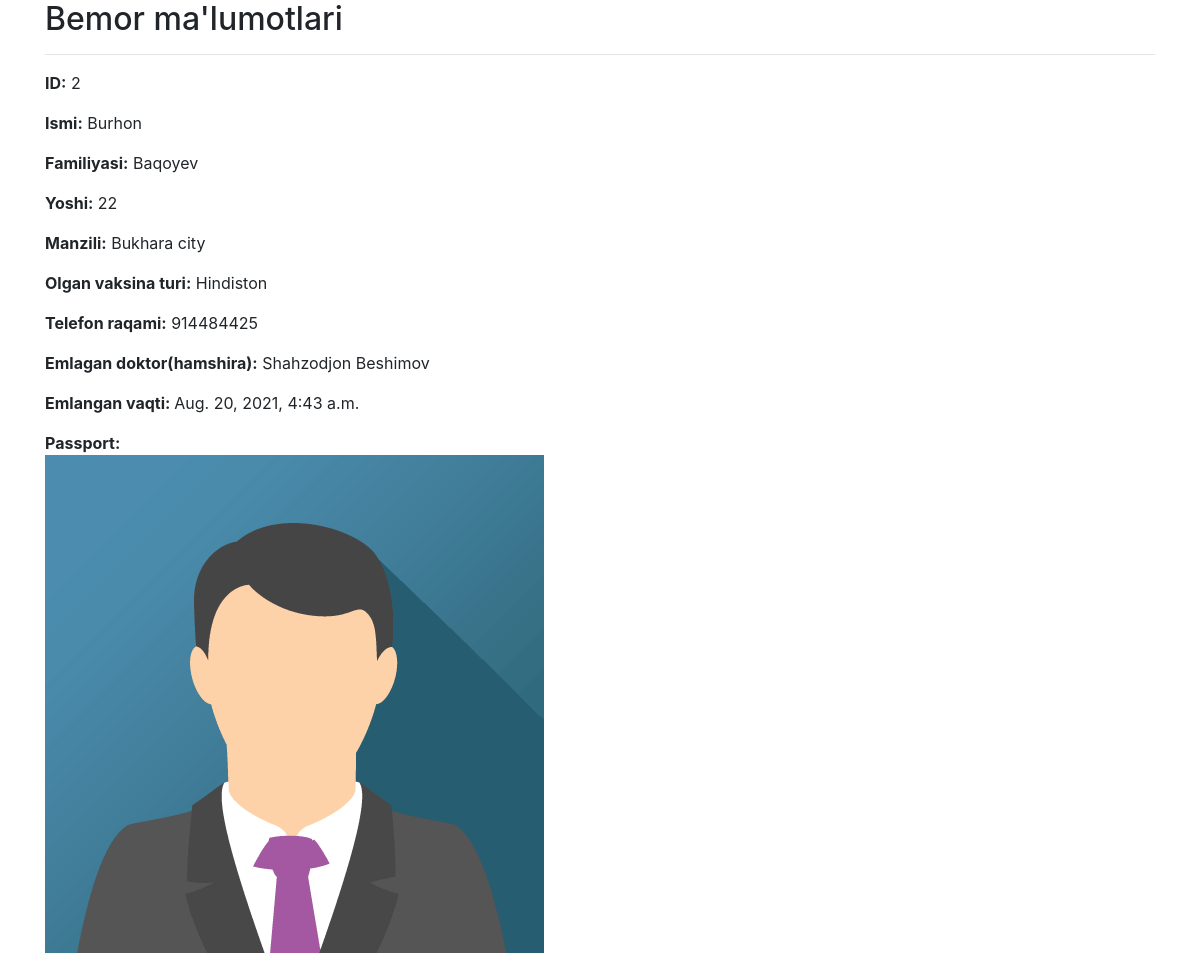
Page /2/detail (signed in) on the committed database.
### myapp/models.py (models this page shows, shortened)
class Person(models.Model):
    first_name = models.CharField(max_length=100)
    last_name = models.CharField(max_length=100)
    age = models.PositiveSmallIntegerField()
    address = models.CharField(max_length=100)
    phone = models.PositiveIntegerField()
    img = models.ImageField(upload_to='PasportImages/')
    doctor = models.ForeignKey(User, on_delete=models.CASCADE)
    vacsina = models.ForeignKey(Vacsina, on_delete=models.CASCADE)
    date = models.DateTimeField(auto_now_add=True)
    step1 = models.BooleanField(default=False)
    step2 = models.BooleanField(default=False)
    step3 = models.BooleanField(default=False, blank=True)

class Vacsina(models.Model):
    name = models.CharField(max_length=100)

### myapp/views.py (the view)
# urls.py: path('<int:id>/detail',detail,name='detail'),
@login_required
def detail(request,id):
    person = Person.objects.filter(id=id)[0]
    return render(request, 'detail.html',{'person':person})

### templates/detail.html (shortened to what this page needs)
{% load static %}
<link rel="stylesheet" href="{% static 'bootstrap/css/bootstrap.min.css' %}" />
<div class="container">
    <h2>Bemor ma'lumotlari</h2>
    <hr>
    <p><b>ID:</b> {{person.id}}   </p>
    <p><b>Ismi:</b> {{person.first_name}}   </p>
    <p><b>Familiyasi:</b> {{person.last_name}}   </p>
    <p><b>Yoshi:</b> {{person.age}}   </p>
    <p><b>Manzili:</b> {{person.address}}  </p>
    <p><b>Olgan vaksina turi:</b> {{person.vacsina.name}}   </p>
    <p><b>Telefon raqami:</b> {{person.phone}}   </p>
    <p><b>Emlagan doktor(hamshira):</b> {{person.doctor.first_name}}
    {{person.doctor.last_name}}   </p>
    <p><b>Emlangan vaqti: </b> {{person.date}}  </p>
    <p><b>Passport: </b><br>
        <img src="{{person.img.url}}" alt=""></p>
</div>

### rows in the picture
Person: id "2", first_name "Burhon", last_name "Baqoyev", age "22", address "Bukhara city", vacsina.name "Hindiston", phone "914484425", doctor.first_name "Shahzodjon", doctor.last_name "Beshimov", date "Aug. 20, 2021, 4:43 a.m.", img (picture)
